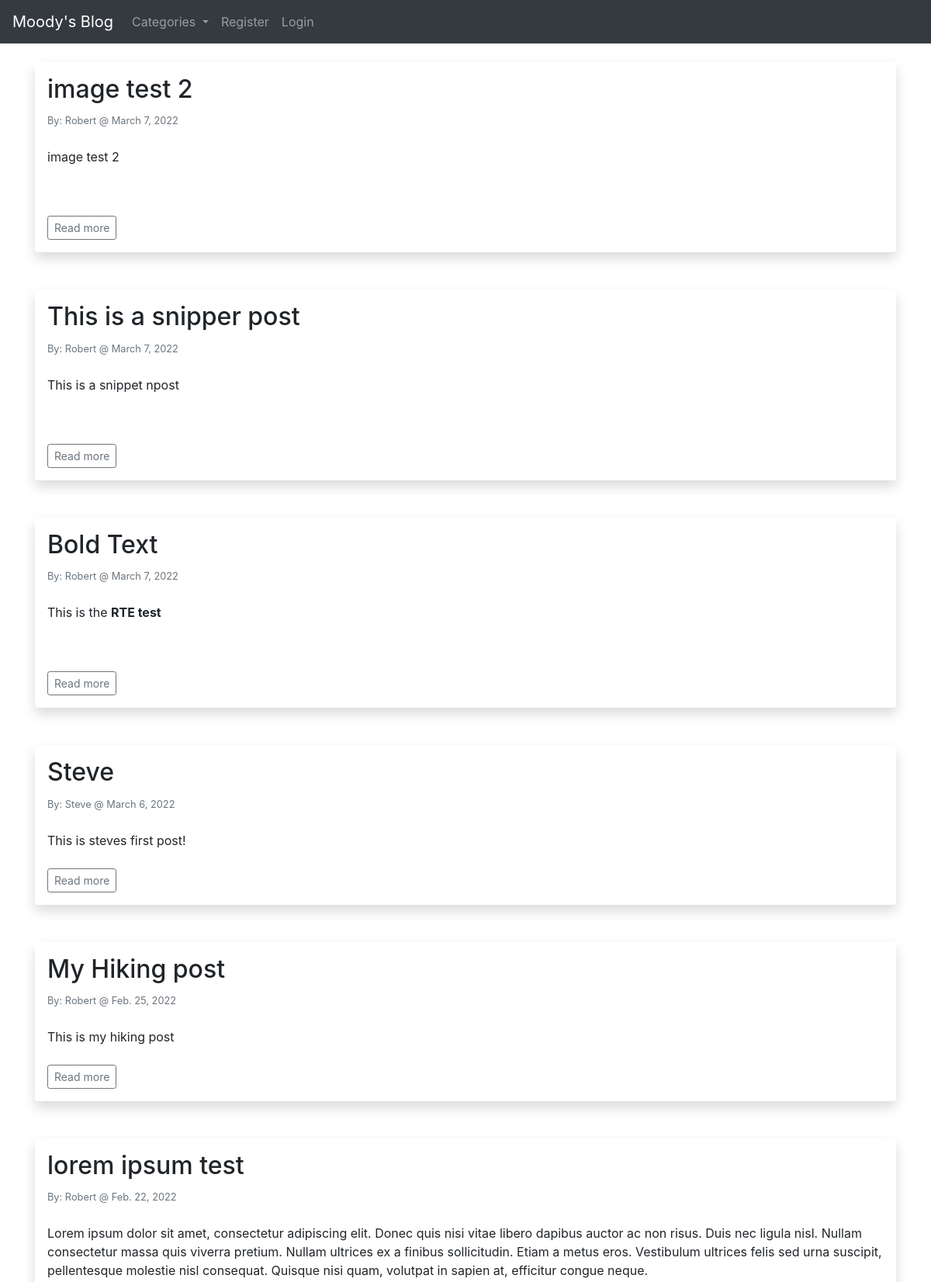
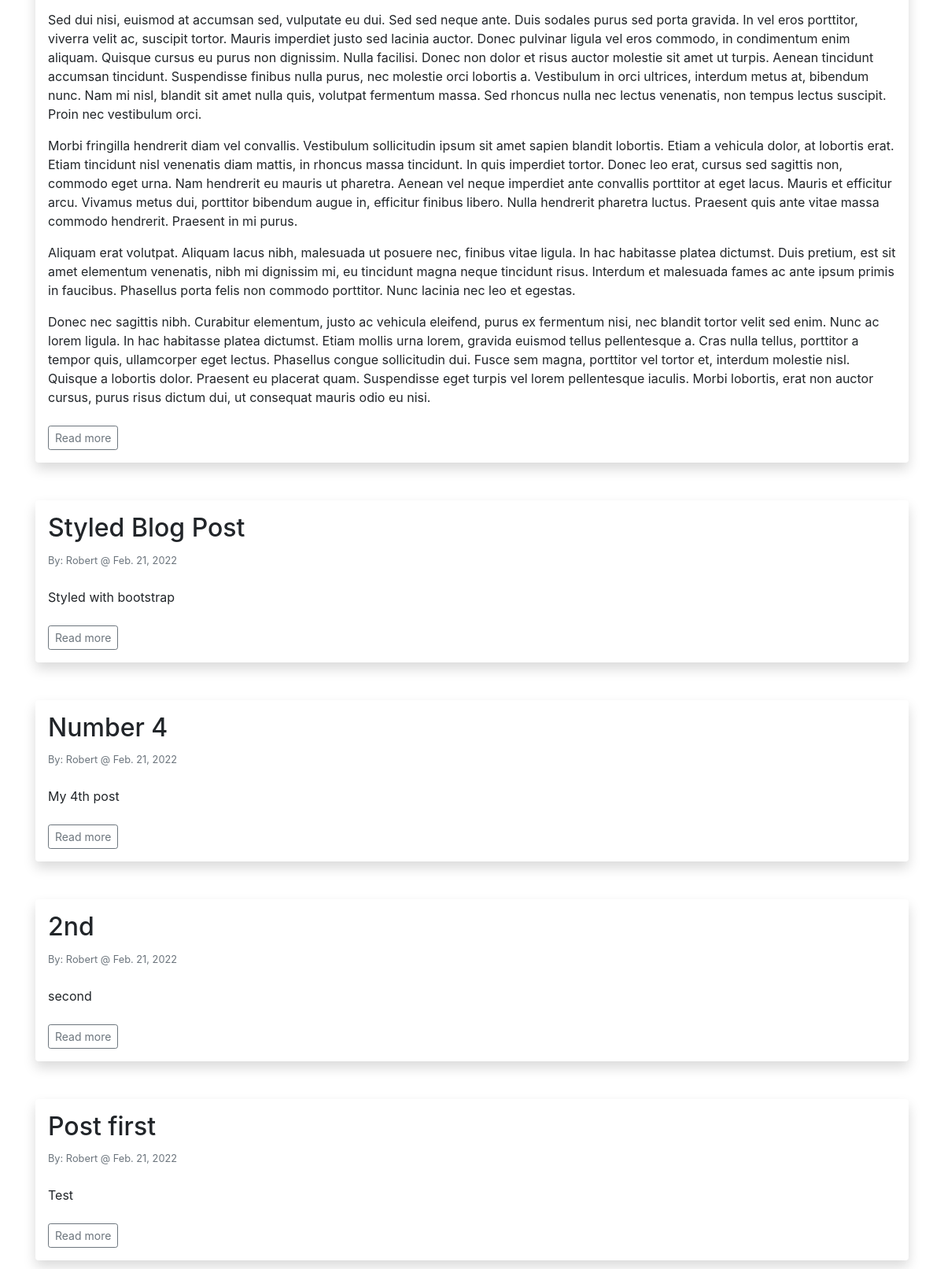
The page / on the database its author committed (2 pictures, top to bottom).
### theblog/models.py (models this page shows, shortened)
class Post(models.Model):
    title = models.CharField(max_length=255)
    header_image = models.ImageField(null=True, blank=True, upload_to='images/')
    title_tag = models.CharField(max_length=255)
    author = models.ForeignKey(User, on_delete=models.CASCADE)
    body = RichTextField(blank=True, null=True)
    post_date = models.DateField(auto_now_add=True)
    category = models.CharField(max_length=255, default='general')
    snippet = models.CharField(max_length=255)
    likes = models.ManyToManyField(User, related_name='blog_posts')

### theblog/views.py (the view)
# urls.py: path('', HomeView.as_view(), name="home"),
class HomeView(ListView):
    model = Post
    template_name = 'home.html'
    ordering = ['-id']
    def get_context_data(self, *args, **kwargs):
        cat_menu = Category.objects.all()
        context = super(HomeView, self).get_context_data(*args, **kwargs)
        context["cat_menu"] = cat_menu
        return context

### theblog/models.py (called while the page is built)
    def __str__(self):
        return self.name

### theblog/templates/home.html (shortened to what this page needs)
{% extends 'base.html' %}
{% block content %}
{% for post in object_list %}
    <div class="shadow p-3 mb-5 bg-body rounded">
        <h2>{{ post.title }}</h2>
        <small class="text-muted">By: {{ post.author.first_name }} @ {{ post.post_date }}</small>
        <br/><br/>
        {{ post.body|safe }}<br/><br/>
        <a href="{% url 'article-detail'  post.pk %}" class="btn btn-outline-secondary btn-sm">Read more</a>
    </div>
{% endfor %}
{% endblock %}

### rows shown on the page
Post: title "image test 2", author.first_name "Robert", post_date "March 7, 2022", body "image test 2"
Post: title "This is a snipper post", author.first_name "Robert", post_date "March 7, 2022", body "This is a snippet npost"
Post: title "Bold Text", author.first_name "Robert", post_date "March 7, 2022", body "This is the RTE test"
Post: title "Steve", author.first_name "Steve", post_date "March 6, 2022", body "This is steves first post!"
Post: title "My Hiking post", author.first_name "Robert", post_date "Feb. 25, 2022", body "This is my hiking post"
Post: title "lorem ipsum test", author.first_name "Robert", post_date "Feb. 22, 2022", body "Lorem ipsum dolor sit amet, consectetur adipiscing elit. Donec quis nisi vitae libero dapibus auctor ac non risus. Duis nec ligula nisl. Nullam consectetur massa quis viverra pretium. Nullam ultrices ex a finibus sollicitudin. Etiam a metus eros. Vestibulum ultrices felis sed urna suscipit, pellentesque molestie nisl consequat. Quisque nisi quam, volutpat in sapien at, efficitur congue neque. Sed dui nisi, euismod at accumsan sed, vulputate eu dui. Sed sed neque ante. Duis sodales purus sed porta gravida. In vel eros porttitor, viverra velit ac, suscipit tortor. Mauris imperdiet justo sed lacinia auctor. Donec pulvinar ligula vel eros commodo, in condimentum enim aliquam. Quisque cursus eu…"
Post: title "Styled Blog Post", author.first_name "Robert", post_date "Feb. 21, 2022", body "Styled with bootstrap"
Post: title "Number 4", author.first_name "Robert", post_date "Feb. 21, 2022", body "My 4th post"
Post: title "2nd", author.first_name "Robert", post_date "Feb. 21, 2022", body "second"
Post: title "Post first", author.first_name "Robert", post_date "Feb. 21, 2022", body "Test"
